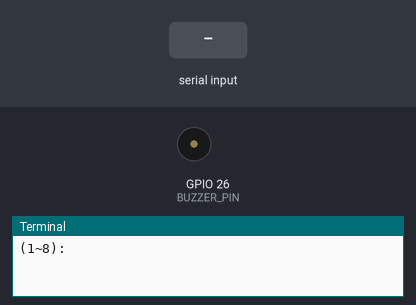
The program below on a simulated Raspberry Pi (BCM pin numbers). Parts: buzzer (waves = sounding), the last lines printed to the terminal. Inputs (shaded band) come from the test bench.

Above: at 1.2 s.
1.3 s: "1" typed at the terminal, then Enter
At 1.7 s:
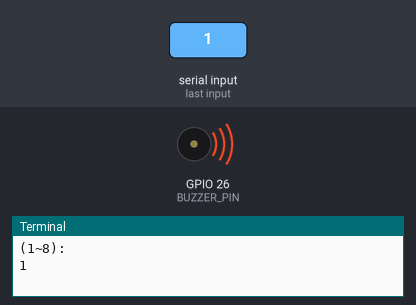
Timing chart, 0 to 4.3 s (numbered marks = the images above; inputs shaded):
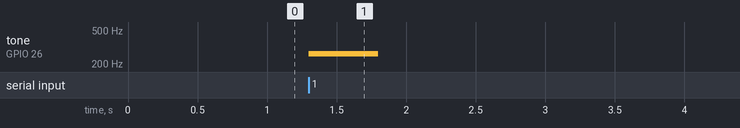

Measured:
- after the input at 1.3 s, tone on GPIO 26 (BUZZER_PIN): silent → 262 Hz at once, → silent 0.50 s later

The program:

ex08_pwm02.py
```python
import RPi.GPIO as GPIO
import time

BUZZER_PIN = 26


FREQUENCIES = {
    '1': 262,
    '2': 294,
    '3': 330,
    '4': 349,
    '5': 392,
    '6': 440,
    '7': 494,
    '8': 523
}

GPIO.setmode(GPIO.BCM)
GPIO.setup(BUZZER_PIN, GPIO.OUT)
buzzer = GPIO.PWM(BUZZER_PIN, 440)

try:
    while True:
        i = input("(1~8): ")
        if i in FREQUENCIES:
            frequency = FREQUENCIES[i]
            buzzer.start(50)
            buzzer.ChangeFrequency(frequency)
            time.sleep(0.5)
            buzzer.stop()

except KeyboardInterrupt:
    GPIO.cleanup()
```
